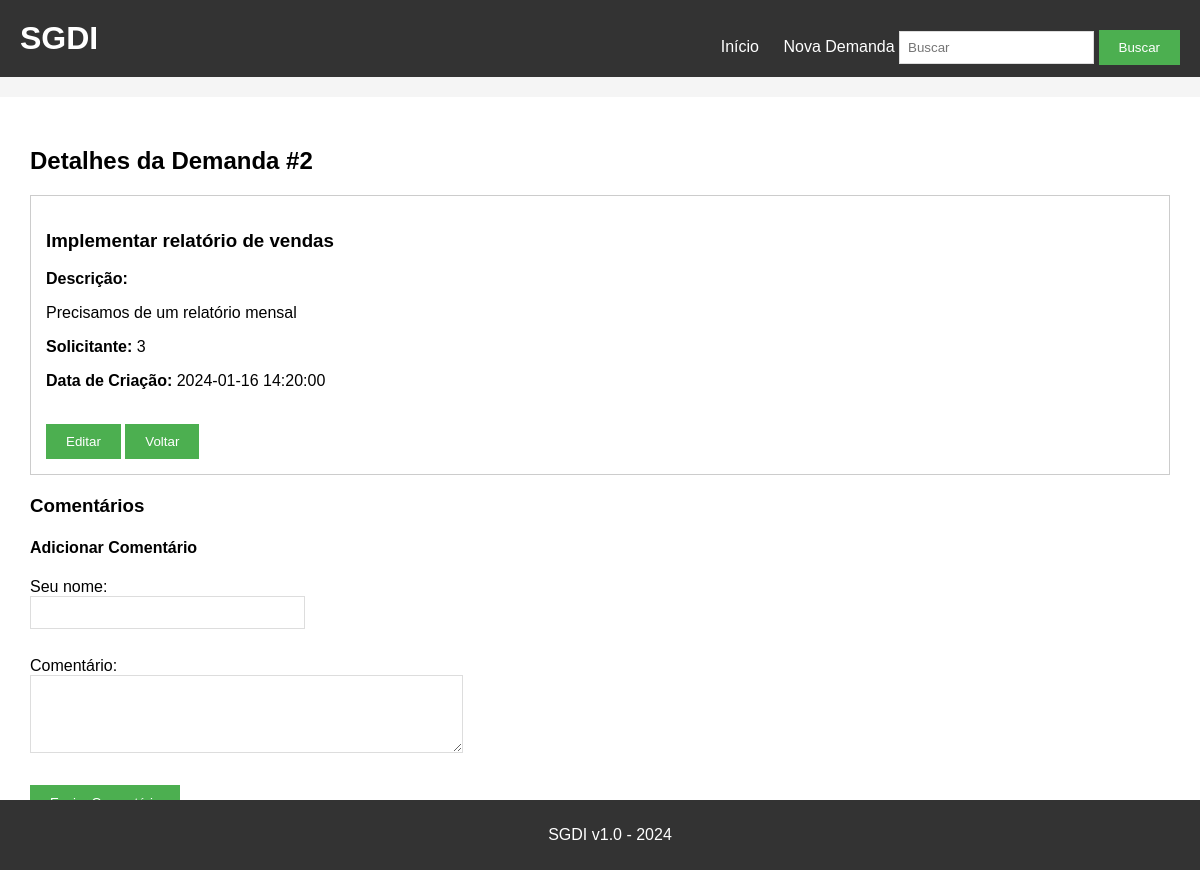
The app's page /detalhes/2 with its own data.
### tables this page shows
CREATE TABLE demandas (
    id INTEGER PRIMARY KEY AUTOINCREMENT,
    titulo TEXT NOT NULL,
    descricao TEXT,
    solicitante_id INTEGER NOT NULL,
    data_criacao TEXT,
    status TEXT NOT NULL DEFAULT 'Aberta',
    prioridade TEXT NOT NULL DEFAULT 'Média',
    responsavel_id INTEGER,
    FOREIGN KEY (solicitante_id) REFERENCES usuarios(id),
    FOREIGN KEY (responsavel_id) REFERENCES usuarios(id)
);

### app.py (the view)
@app.route('/detalhes/<id>')
def detalhes(id):
    conn = sqlite3.connect('demandas.db')
    cursor = conn.cursor()
    demanda = cursor.execute(f'SELECT * FROM demandas WHERE id={id}').fetchone()
    comentarios = cursor.execute(f'SELECT * FROM comentarios WHERE demanda_id={id}').fetchall()
    conn.close()
    return render_template('detalhes.html', demanda=demanda, comentarios=comentarios)

### templates/detalhes.html (shortened to what this page needs)
{% extends "base.html" %}
{% block content %}
<h2>Detalhes da Demanda #{{ demanda[0] }}</h2>
<div style="border:1px solid #ccc; padding:15px; margin-bottom:20px;">
    <h3>{{ demanda[1] }}</h3>
    <p><strong>Descrição:</strong></p>
    <p>{{ demanda[2] }}</p>
    <p><strong>Solicitante:</strong> {{ demanda[3] }}</p>
    <p><strong>Data de Criação:</strong> {{ demanda[4] }}</p>
    <br>
    <a href="/editar/{{ demanda[0] }}"><button>Editar</button></a>
    <a href="/"><button>Voltar</button></a>
</div>
<h3>Comentários</h3>
<h4>Adicionar Comentário</h4>
<form method="POST" action="/adicionar_comentario/{{ demanda[0] }}">
    <div>
        <label>Seu nome:</label><br>
        <input type="text" name="autor" size="30">
    </div>
    <br>
    <div>
        <label>Comentário:</label><br>
        <textarea name="comentario" rows="4" cols="50"></textarea>
    </div>
    <br>
    <button type="submit">Enviar Comentário</button>
</form>
{% endblock %}

### static/style.css (style rules this page uses)
body { font-family: Arial, sans-serif; background-color: #f5f5f5; padding: 0; margin: 0; }
button { background-color: #4CAF50; color: white; padding: 10px 20px; border: none; cursor: pointer; }
form div { margin-bottom: 10px; }
input[type="text"], textarea { padding: 8px; border: 1px solid #ddd; }
textarea { resize: vertical; }

### templates/base.html (style rules this page uses)
body { margin: 0; }

### records on screen
demandas: id "2", titulo "Implementar relatório de vendas", descricao "Precisamos de um relatório mensal", solicitante "3", data_criacao "2024-01-16 14:20:00"
